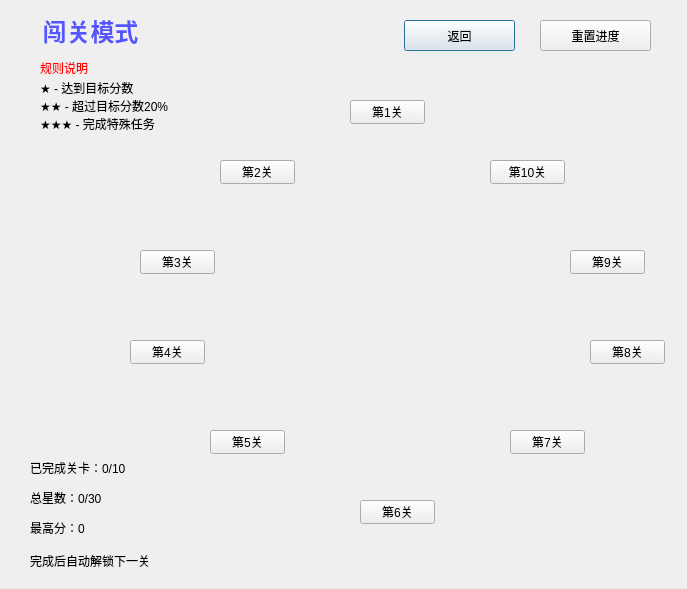
<?xml version="1.0" encoding="UTF-8"?>
<ui version="4.0">
 <class>LevelManager</class>
 <widget class="QDialog" name="LevelManager">
  <property name="geometry">
   <rect>
    <x>0</x>
    <y>0</y>
    <width>687</width>
    <height>589</height>
   </rect>
  </property>
  <property name="windowTitle">
   <string>选择关卡</string>
  </property>
  <widget class="QLabel" name="label_title">
   <property name="geometry">
    <rect>
     <x>30</x>
     <y>10</y>
     <width>121</width>
     <height>41</height>
    </rect>
   </property>
   <property name="styleSheet">
    <string notr="true">font-size: 24px; font-weight: bold;
color: rgb(85, 85, 255);</string>
   </property>
   <property name="text">
    <string>闯关模式</string>
   </property>
   <property name="alignment">
    <set>Qt::AlignCenter</set>
   </property>
  </widget>
  <widget class="QPushButton" name="btn_back">
   <property name="geometry">
    <rect>
     <x>404</x>
     <y>20</y>
     <width>111</width>
     <height>31</height>
    </rect>
   </property>
   <property name="text">
    <string>返回</string>
   </property>
  </widget>
  <widget class="QPushButton" name="btn_reset">
   <property name="geometry">
    <rect>
     <x>540</x>
     <y>20</y>
     <width>111</width>
     <height>31</height>
    </rect>
   </property>
   <property name="text">
    <string>重置进度</string>
   </property>
  </widget>
  <widget class="QLabel" name="label_star_desc">
   <property name="geometry">
    <rect>
     <x>40</x>
     <y>70</y>
     <width>161</width>
     <height>71</height>
    </rect>
   </property>
   <property name="styleSheet">
    <string notr="true">font: 10pt &quot;Microsoft YaHei UI&quot;;</string>
   </property>
   <property name="text">
    <string>★ - 达到目标分数
★★ - 超过目标分数20%
★★★ - 完成特殊任务</string>
   </property>
  </widget>
  <widget class="QLabel" name="label_total_progress">
   <property name="geometry">
    <rect>
     <x>30</x>
     <y>460</y>
     <width>99</width>
     <height>16</height>
    </rect>
   </property>
   <property name="styleSheet">
    <string notr="true">font: 10pt &quot;Microsoft YaHei UI&quot;;</string>
   </property>
   <property name="text">
    <string>已完成关卡：0/10</string>
   </property>
  </widget>
  <widget class="QLabel" name="label_total_stars">
   <property name="geometry">
    <rect>
     <x>30</x>
     <y>490</y>
     <width>99</width>
     <height>16</height>
    </rect>
   </property>
   <property name="styleSheet">
    <string notr="true">font: 10pt &quot;Microsoft YaHei UI&quot;;</string>
   </property>
   <property name="text">
    <string>总星数：0/30</string>
   </property>
  </widget>
  <widget class="QLabel" name="label_progress_1">
   <property name="geometry">
    <rect>
     <x>30</x>
     <y>520</y>
     <width>81</width>
     <height>16</height>
    </rect>
   </property>
   <property name="styleSheet">
    <string notr="true">font: 10pt &quot;Microsoft YaHei UI&quot;;</string>
   </property>
   <property name="text">
    <string>最高分：0</string>
   </property>
  </widget>
  <widget class="QLabel" name="label_rules_1">
   <property name="geometry">
    <rect>
     <x>40</x>
     <y>60</y>
     <width>61</width>
     <height>16</height>
    </rect>
   </property>
   <property name="styleSheet">
    <string notr="true">font: 10pt &quot;Microsoft YaHei UI&quot;;
color: rgb(255, 0, 0);</string>
   </property>
   <property name="text">
    <string>规则说明</string>
   </property>
  </widget>
  <widget class="QPushButton" name="btn_level_1">
   <property name="geometry">
    <rect>
     <x>350</x>
     <y>100</y>
     <width>75</width>
     <height>24</height>
    </rect>
   </property>
   <property name="text">
    <string>第1关</string>
   </property>
  </widget>
  <widget class="QPushButton" name="btn_level_2">
   <property name="geometry">
    <rect>
     <x>220</x>
     <y>160</y>
     <width>75</width>
     <height>24</height>
    </rect>
   </property>
   <property name="text">
    <string>第2关</string>
   </property>
  </widget>
  <widget class="QPushButton" name="btn_level_3">
   <property name="geometry">
    <rect>
     <x>140</x>
     <y>250</y>
     <width>75</width>
     <height>24</height>
    </rect>
   </property>
   <property name="text">
    <string>第3关</string>
   </property>
  </widget>
  <widget class="QPushButton" name="btn_level_4">
   <property name="geometry">
    <rect>
     <x>130</x>
     <y>340</y>
     <width>75</width>
     <height>24</height>
    </rect>
   </property>
   <property name="text">
    <string>第4关</string>
   </property>
  </widget>
  <widget class="QPushButton" name="btn_level_5">
   <property name="geometry">
    <rect>
     <x>210</x>
     <y>430</y>
     <width>75</width>
     <height>24</height>
    </rect>
   </property>
   <property name="text">
    <string>第5关</string>
   </property>
  </widget>
  <widget class="QLabel" name="label_hint">
   <property name="geometry">
    <rect>
     <x>30</x>
     <y>550</y>
     <width>171</width>
     <height>21</height>
    </rect>
   </property>
   <property name="styleSheet">
    <string notr="true">font: 12pt &quot;Microsoft YaHei UI&quot;;
font: 700 12pt &quot;Microsoft YaHei UI&quot;;</string>
   </property>
   <property name="text">
    <string>完成后自动解锁下一关</string>
   </property>
  </widget>
  <widget class="QPushButton" name="btn_level_6">
   <property name="geometry">
    <rect>
     <x>360</x>
     <y>500</y>
     <width>75</width>
     <height>24</height>
    </rect>
   </property>
   <property name="text">
    <string>第6关</string>
   </property>
  </widget>
  <widget class="QPushButton" name="btn_level_7">
   <property name="geometry">
    <rect>
     <x>510</x>
     <y>430</y>
     <width>75</width>
     <height>24</height>
    </rect>
   </property>
   <property name="text">
    <string>第7关</string>
   </property>
  </widget>
  <widget class="QPushButton" name="btn_level_8">
   <property name="geometry">
    <rect>
     <x>590</x>
     <y>340</y>
     <width>75</width>
     <height>24</height>
    </rect>
   </property>
   <property name="text">
    <string>第8关</string>
   </property>
  </widget>
  <widget class="QPushButton" name="btn_level_9">
   <property name="geometry">
    <rect>
     <x>570</x>
     <y>250</y>
     <width>75</width>
     <height>24</height>
    </rect>
   </property>
   <property name="text">
    <string>第9关</string>
   </property>
  </widget>
  <widget class="QPushButton" name="btn_level_10">
   <property name="geometry">
    <rect>
     <x>490</x>
     <y>160</y>
     <width>75</width>
     <height>24</height>
    </rect>
   </property>
   <property name="text">
    <string>第10关</string>
   </property>
  </widget>
 </widget>
 <resources>
  <include location="res/res.qrc"/>
 </resources>
 <connections/>
</ui>
